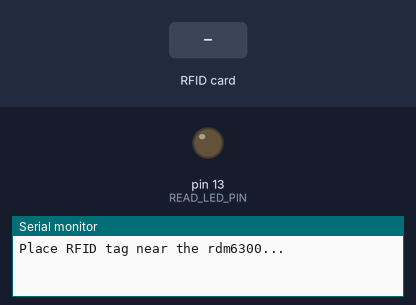
Simulated run of this sketch. Board: Arduino Uno, built with avr-gcc and run on an emulated ATmega328P. Shown: output pins drawn as LEDs (lit = HIGH), the last lines printed to the serial monitor. The test bench sets the inputs (shaded band).

Above: at 1.2 s.
1.3 s: RFID card 5E 7A 19 C4 held to the reader
At 1.7 s:
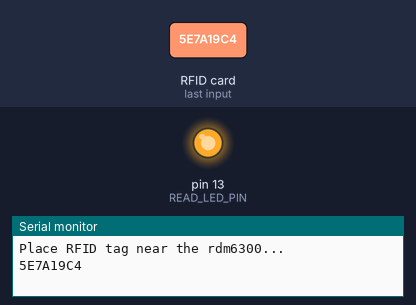
Timing chart, 0 to 4.3 s (numbered marks = the images above; inputs shaded):
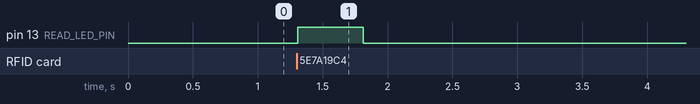

Measured:
- after the input at 1.3 s, pin 13 (READ_LED_PIN): LOW → HIGH at once, → LOW 0.50 s later

The sketch:

read_to_serial_rdm_nodemcu_code.ino
```cpp
/*
 * A simple example to interface with rdm6300 rfid reader.
 *
 * Connect the rdm6300 to VCC=5V, GND=GND, TX=any GPIO (this case GPIO-04)
 * Note that the rdm6300's TX line is 3.3V level,
 * so it's safe to use with both AVR* and ESP* microcontrollers.
 *
 * This example uses SoftwareSerial, please read its limitations here:
 * https://www.arduino.cc/en/Reference/softwareSerial
 *
 * Arad Eizen (https://github.com/arduino12).
 */

#include <rdm6300.h>

#define RDM6300_RX_PIN 4 // read the SoftwareSerial doc above! may need to change this pin to 10...
#define READ_LED_PIN 13

Rdm6300 rdm6300;

void setup()
{
	Serial.begin(115200);

	pinMode(READ_LED_PIN, OUTPUT);
	digitalWrite(READ_LED_PIN, LOW);

	rdm6300.begin(RDM6300_RX_PIN);

	Serial.println("\nPlace RFID tag near the rdm6300...");
}

void loop()
{
	/* if non-zero tag_id, update() returns true- a new tag is near! */
	if (rdm6300.update())
		Serial.println(rdm6300.get_tag_id(), HEX);

	digitalWrite(READ_LED_PIN, rdm6300.is_tag_near());

	delay(10);
}
```
